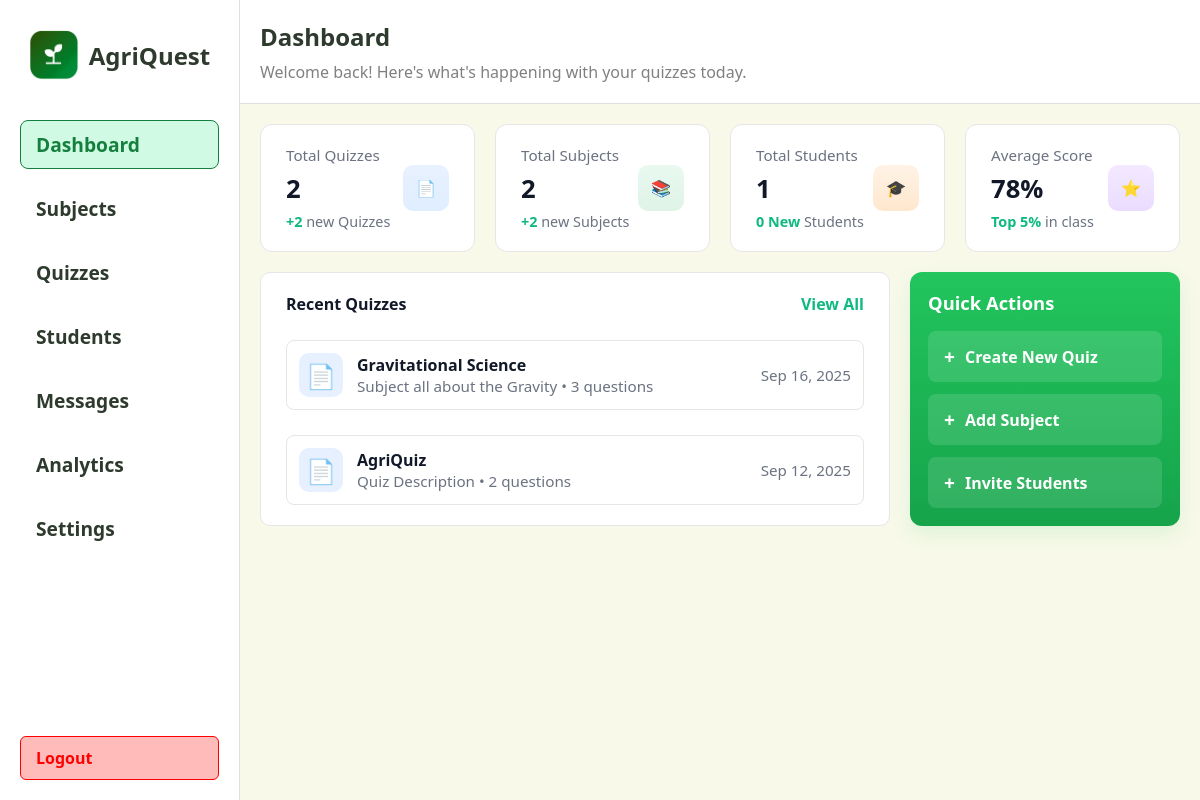
Page /teacher/dashboard (signed in) on the earlier database version.
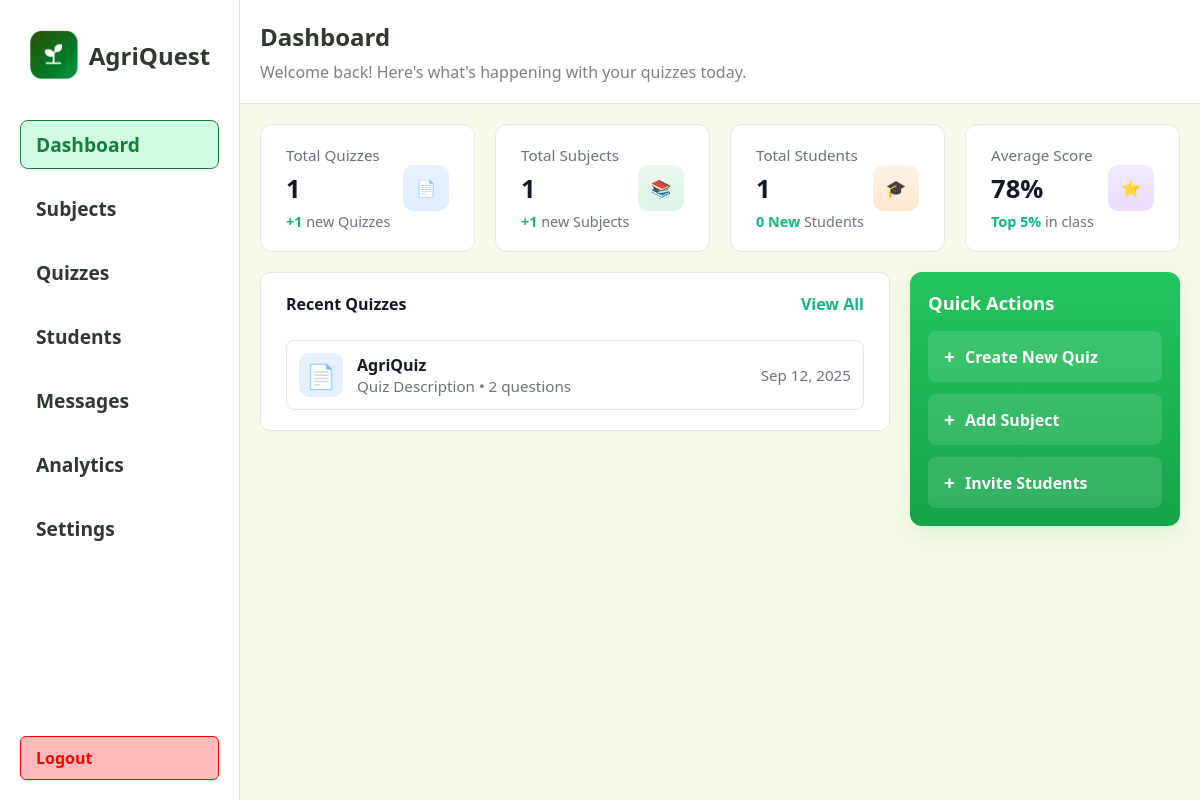
Same page on the later database version.
### app/models.py (models this page shows)
class Quiz(db.Model):
	id = db.Column(db.Integer, primary_key=True)
	title = db.Column(db.String(200), nullable=False)
	description = db.Column(db.Text)
	time_limit = db.Column(db.Integer, default=0)  # minutes
	difficulty = db.Column(db.String(50))
	teacher_id = db.Column(db.Integer, db.ForeignKey('teacher.id'), nullable=True)
	subject_id = db.Column(db.Integer, db.ForeignKey('subject.id'), nullable=True)
	questions = db.relationship('Question', backref='quiz', cascade='all, delete-orphan', lazy=True)
	created_at = db.Column(db.DateTime, nullable=False, default=db.func.now())

### app/routes.py (the view, shortened to what this page needs)
@main.route("/teacher/dashboard")
def teacher_dashboard():
    teacher_id = session.get('teacher_id')
    recent_quizzes = []
    if teacher_id:
        recent_quizzes = (
            Quiz.query.filter_by(teacher_id=teacher_id)
            .order_by(Quiz.id.desc())
            .limit(5)
            .all()
        )
    try:
        now = datetime.utcnow()
        cutoff = now - timedelta(days=7)
        if teacher_id:
            total_quizzes = Quiz.query.filter_by(teacher_id=teacher_id).count()
            new_quizzes = (
                Quiz.query.filter(Quiz.teacher_id == teacher_id, Quiz.created_at >= cutoff).count()
            )
            total_subjects = (
                db.session.query(func.count(func.distinct(Quiz.subject_id)))
                .filter(Quiz.teacher_id == teacher_id, Quiz.subject_id != None)
                .scalar()
                or 0
            )
            new_subjects = (
                db.session.query(func.count(func.distinct(Quiz.subject_id)))
                .filter(Quiz.teacher_id == teacher_id, Quiz.created_at >= cutoff, Quiz.subject_id != None)
                .scalar()
                or 0
            )
        try:
            total_students = Student.query.count()
        except Exception:
            total_students = 0
        new_students = 0
    except Exception:
        total_quizzes = None
        new_quizzes = None
        total_subjects = None
        new_subjects = None
        total_students = None
        new_students = None
    return render_template(
        "teacher/dashboard.html",
        recent_quizzes=recent_quizzes,
        total_quizzes=total_quizzes,
        new_quizzes=new_quizzes,
        total_subjects=total_subjects,
        new_subjects=new_subjects,
        total_students=total_students,
        new_students=new_students,
    )

### app/templates/teacher/dashboard.html (shortened to what the changed rows need)
<!DOCTYPE html>
<html lang="en">
  <head>
  </head>
  <body>
    <div class="right">
      <div class="stats">
    <div class="total-quizzes">
          <div class="stat-left">
            <div class="stat-title">Total Quizzes</div>
      <div class="stat-value">{{ total_quizzes if total_quizzes is not none else 0 }}</div>
            <div class="stat-delta">
              +{{ new_quizzes if new_quizzes is not none else 0 }}
              <span style="color: #6b7280; font-weight: 500"
                >new Quizzes</span
              >
            </div>
          </div>
        </div>
    <div class="active-subjects">
          <div class="stat-left">
            <div class="stat-title">Total Subjects</div>
      <div class="stat-value">{{ total_subjects if total_subjects is not none else 0 }}</div>
            <div class="stat-delta" style="color: #10b981">
              +{{ new_subjects if new_subjects is not none else 0 }}
              <span style="color: #6b7280; font-weight: 500">new Subjects</span>
            </div>
          </div>
        </div>
      </div>
      <div class="section">
        <div class="section-left">
          <div class="available-quizzes">
            {% for quiz in recent_quizzes %}
            <div style="background: #fff; border-radius: 8px; padding: 12px; display: flex; align-items: center; gap: 14px; margin-top: 10px; border: 1px solid #e6e6e6;">
              <div style="width: 44px; height: 44px; border-radius: 10px; background: #e6f0ff; display: flex; align-items: center; justify-content: center; font-size: 1.5rem; color: #2563eb;">
                <span>📄</span>
              </div>
              <div style="flex: 1;">
                <div style="font-weight: 700; color: #111827;">{{ quiz.title }}</div>
                <div style="color: #6b7280; font-size: 0.95rem;">{{ quiz.description }} • {{ quiz.questions|length }} questions</div>
              </div>
              <div style="text-align: right;">
                <div style="color: #6b7280; font-size: 0.95rem;">{{ quiz.created_at.strftime('%b %d, %Y') if quiz.created_at else 'N/A' }}</div>
              </div>
            </div>
            {% endfor %}
          </div>
        </div>
        </div>
      </div>
  </body>
</html>

Differences in the rows shown:
removed Quiz: title "Gravitational Science", description "Subject all about the Gravity", questions|length "3", created_at "Sep 16, 2025"
Other differences:
{{ total_quizzes if total_quizzes is not none else 0 }}: "2" → "1"
{{ new_quizzes if new_quizzes is not none else 0 }}: "2" → "1"
{{ total_subjects if total_subjects is not none else 0 }}: "2" → "1"
{{ new_subjects if new_subjects is not none else 0 }}: "2" → "1"
